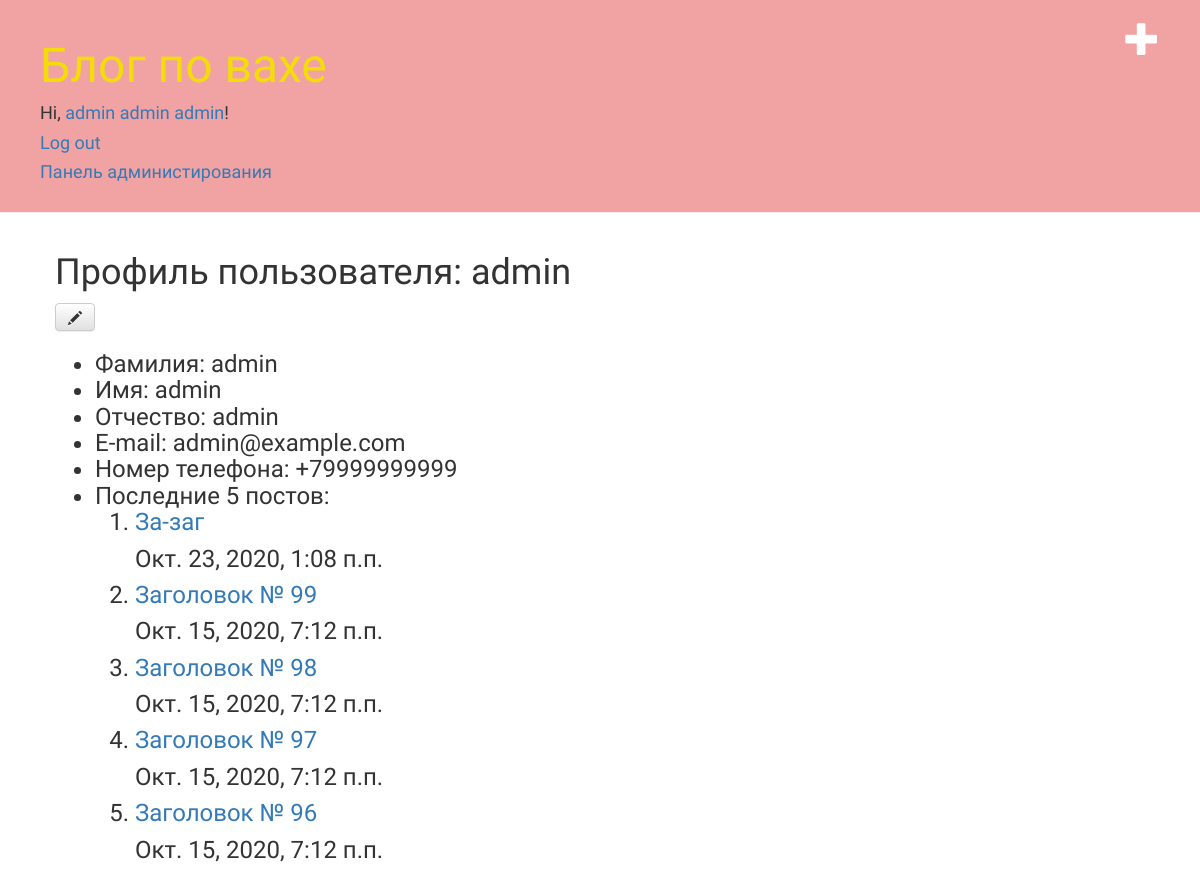
The page /accounts/dashboard/ (signed in) on the database its author committed.
### accounts/models.py (models this page shows)
class Profile(models.Model):
    user = models.OneToOneField(User, on_delete=models.CASCADE)
    patronymic = models.CharField(max_length=50, blank=True)
    phone_number = PhoneNumberField(blank=True)

### blog/models.py (models this page shows, shortened)
class Post(models.Model):
    author = models.ForeignKey(settings.AUTH_USER_MODEL, on_delete=models.CASCADE)
    title = models.CharField(max_length=200)
    text = models.TextField()
    created_datetime = models.DateTimeField(default=timezone.now)
    published_date = models.DateTimeField(blank = True, null = True)

### accounts/views.py (the view)
# urls.py: path('dashboard/', views.dashboard, name='dashboard'),
def dashboard(request):
    last_posts = Post.objects.filter(author_id = request.user).order_by('-published_date')[:5]
    return render(request, 'dashboard.html', {'last_posts' : last_posts})

### accounts/templates/dashboard.html (shortened to what this page needs)
{% extends 'base.html' %}
{% block content %}
<h1>Профиль пользователя: {{ user.username}}</h1>
<a class="btn btn-default" href="{% url 'dashboard_edit' %}"><span class="glyphicon glyphicon-pencil"></span></a>
<h3><div class="information">
    <ul>
        <li>Фамилия: {{ user.last_name }}</li>
        <li>Имя: {{ user.first_name }}</li>
        <li>Отчество: {{ user.profile.patronymic }}</li>
        <li>E-mail: {{ user.email }}</li>
        <li>Номер телефона: {{ user.profile.phone_number }}</li>
        <li>Последние 5 постов:
            <ol>{% for post in last_posts %}
                <li>
                    <p><a href="{% url 'post_detail' pk=post.pk %}">{{ post.title }}</a></p>
                    <p>{{ post.published_date}}</p>
                </li>
                {% endfor %}
            </ol>
        </li>
    </ul>
</div></h3>
{% endblock content %}

### accounts/templates/base.html (shortened to what this page needs)
{% load static %}
<html>
    <head>
        <link rel="stylesheet" href="//maxcdn.bootstrapcdn.com/bootstrap/3.2.0/css/bootstrap.min.css">
        <link rel="stylesheet" href="//maxcdn.bootstrapcdn.com/bootstrap/3.2.0/css/bootstrap-theme.min.css">
        <link rel="stylesheet" href="{% static 'css/blog.css' %}">
    </head>
    <body>
        <div class="page-header">
            {% if user.is_authenticated %}
                <a href="{% url 'post_new' %}" class="top-menu"><span class="glyphicon glyphicon-plus"></span></a>
            {% endif %}
            <h1><a href="/">Блог по вахе</a></h1>
            {% if user.is_authenticated %}
                <h4><p>Hi, <a href="{% url 'dashboard' %}">{{ user.last_name }} {{ user.first_name }} {{ user.profile.patronymic }}</a>!</p>
                <p><a href="{% url 'logout' %}">Log out</a></p>
            {% if user.is_superuser %}
                <p><a href="http://127.0.0.1:8000/admin/">Панель администирования</a></p>
                {% endif %}
            {% else %}
                <h4><p><a href="accounts/signup/">Registration</a></p></h4>
                <h4><a href="{% url 'login' %}">Log In</a></h4>
            {% endif %}</h4>
        </div>
        <h4><div class="content container">
            <div class="row">
                <div class="col-md-8">
                {% block content %}
                {% endblock %}
                </div>
            </div>
        </div></h4>
    </body>
</html>

### blog/static/css/blog.css (style rules this page uses)
.page-header { background-color: #E8666698; margin-top: 0; padding: 20px 20px 20px 40px; }
.page-header h1, .page-header h1 a, .page-header h1 a:visited, .page-header h1 a:active { color: #f3dc09; font-size: 36pt; text-decoration: none; }
.content { margin-left: 40px; }
h1, h2, h3, h4 { font-family: 'Lobster', cursive; }
.top-menu, .top-menu:hover, .top-menu:visited { color: #ffffff; float: right; font-size: 26pt; margin-right: 20px; }

### rows shown on the page
Post: title "За-заг", published_date "Окт. 23, 2020, 1:08 п.п."
Post: title "Заголовок № 99", published_date "Окт. 15, 2020, 7:12 п.п."
Post: title "Заголовок № 98", published_date "Окт. 15, 2020, 7:12 п.п."
Post: title "Заголовок № 97", published_date "Окт. 15, 2020, 7:12 п.п."
Post: title "Заголовок № 96", published_date "Окт. 15, 2020, 7:12 п.п."

### other values the page prints
{{ user.last_name }} "admin"
{{ user.first_name }} "admin"
{{ user.profile.patronymic }} "admin"
{{ user.username }} "admin"
{{ user.email }} "admin@example.com"
{{ user.profile.phone_number }} "+79999999999"
